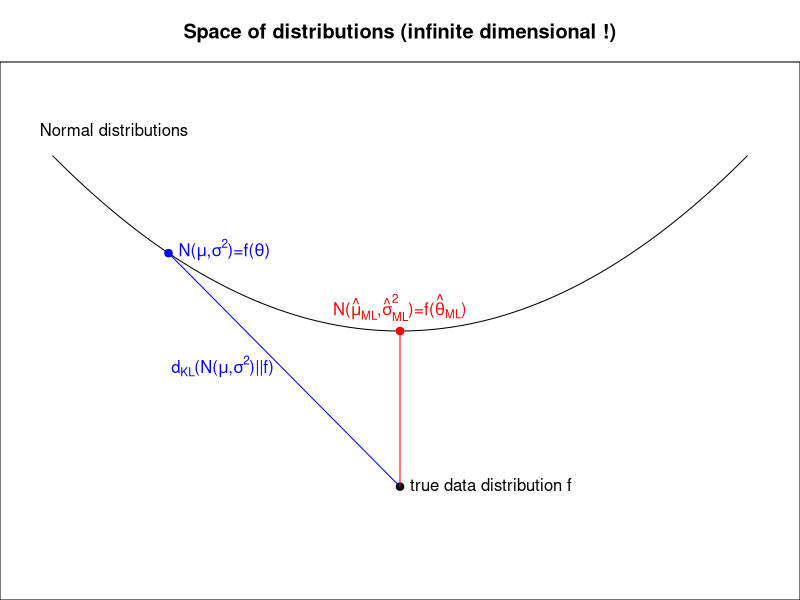

Recreate this plot in R.
pdf("kullbackleibler.pdf", width=7, height=4)
xnv <- seq(-0.75, 0.75, by=0.01)
ynv <- xnv^2
par(mar=c(0,0,3.1,0))
plot(0, -0.5, pch=19, xlim=c(-0.8,0.8), ylim=c(-0.8,0.8), axes=FALSE, xlab="", ylab="", 
     main="Space of distributions (infinite dimensional !)")
text(0, -0.5, pos=4, "true data distribution f")
lines(xnv, ynv)
text(-0.8, 0.64, pos=4, "Normal distributions")
points(-0.5, 0.25, pch=19, col="blue")
text(-0.5, 0.25, expression(paste("N(", mu, ",", sigma^2, ")=f(", theta, ")")), pos=4, col="blue")
xp <- c(0,-0.5)
yp <- c(-0.5,0.25)
lines(xp, yp, col="blue")
text(mean(xp), mean(yp), pos=2, expression(paste(d[KL], "(N(", mu, ",", sigma^2, ")||f)")), col="blue")
points(0,0, pch=19, col="red")
lines(c(0,0), c(-0.5,0), col="red")
text(0, 0, expression(paste("N(", hat(mu)[ML], ",", hat(sigma)[ML]^2, ")=f(", hat(theta)[ML], ")")), pos=3, col="red")
box()
dev.off()